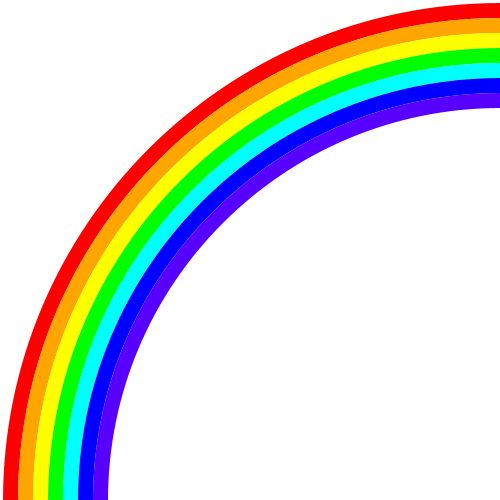
Frame 1 (no input)
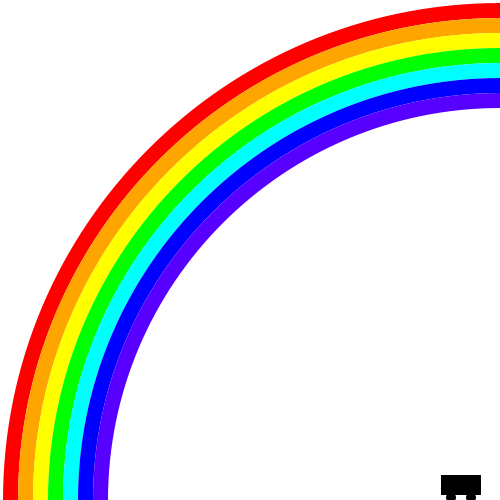
Frame 60 (the mouse pressed at the canvas centre just before this capture)
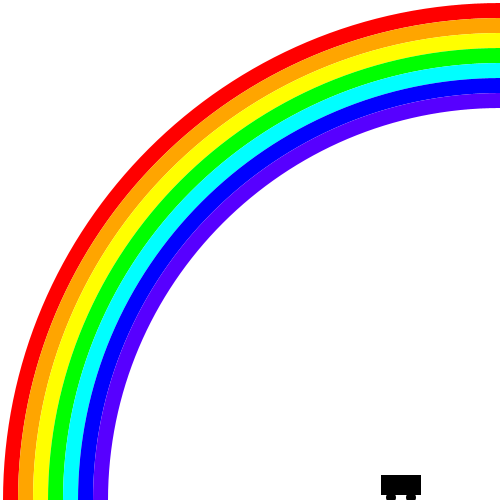
Frame 120 (the mouse held since frame 60 and released just before this capture)

The Processing sketch that drew these frames (run headless with seeded random() and noise(); from frame 60 on, the mouse is pressed at the canvas centre):

// Processing sketch: ex1
// ── ex1.pde
int[] rainbow_r = {87, 0, 0, 0, 255, 255, 255},
  rainbow_g = {0, 0, 255, 255, 255, 165, 0},
  rainbow_b = {255, 255, 255, 0, 0, 0, 0};
int body_width = 40, body_height = 20, wheel_radius = 5;
int car_xc;

void draw_rainbow() {
  int dr = 15, r0 = 400;
  strokeWeight(dr);
  for(int i = 6; i >= 0; i--){
    fill(255);
    stroke(rainbow_r[i], rainbow_g[i], rainbow_b[i]);
    ellipse(width, height, (r0 + dr * i) * 2, (r0 + dr * i) * 2);
  }
}

void draw_car_body(float x0, float y0) {
  fill(0);
  noStroke();
  rect((float)x0, (float)y0, body_width, body_height);
}

void draw_car_wheel(float x0, float y0) {
  fill(0);
  noStroke();
  ellipse(x0, y0, wheel_radius * 2, wheel_radius * 2);
}

void draw_car(int x0) {
  draw_car_body(x0, height - (wheel_radius + body_height));
  draw_car_wheel(x0 + body_width / 4.0, height - wheel_radius/2.0);
  draw_car_wheel(x0 + body_width * 3.0 / 4.0, height - wheel_radius/2.0);
}

void draw() {
  background(255);
  draw_rainbow();
  draw_car(car_xc--);
}

void setup() {
  car_xc = width;
  size(500, 500);
}
